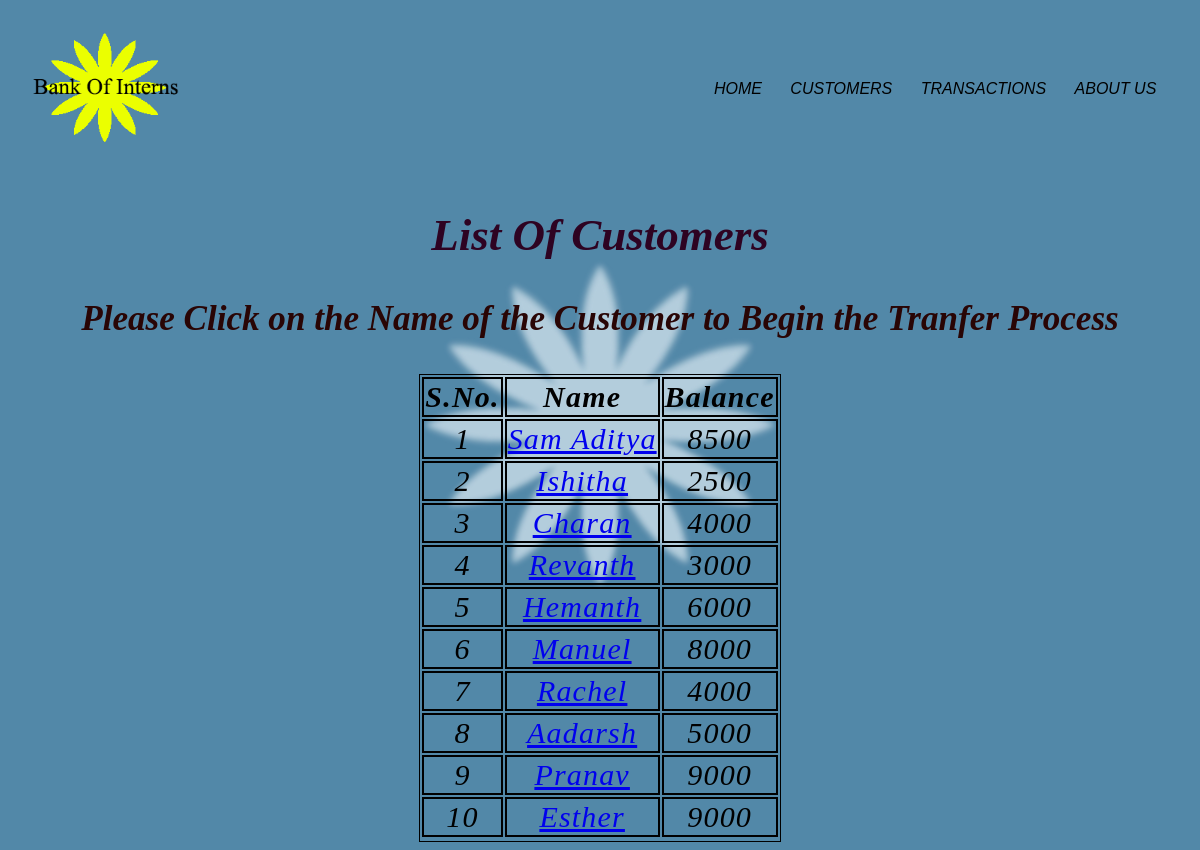
/customer.php, run on the app's committed database.
### tables this page shows
CREATE TABLE `customers` (
  `sno` int(3) NOT NULL,
  `Name` varchar(255) NOT NULL,
  `Amount` int(255) NOT NULL
);

### customer.php (the view, shortened to what this page needs)
<!DOCTYPE html>
<?php
	include 'connection.php';
	$q="select * from customers";
	$result=mysqli_query($con,$q);
?>
<html>
  <head>
    <link rel="stylesheet" href="cuss.css" />
  </head>
  <body>
    <section class="header">
      <nav>
        <a class="logo" href="index.html"><img src="Images/logo3.png"/></a>
        <div class="nav-links">
          <ul>
          <li><a href="index.php">HOME</a></li>
            <li><a href="customer.php">CUSTOMERS</a></li>
            <li><a href="trans.php">TRANSACTIONS</a></li>
            <li><a href="About us.php">ABOUT US</a></li>
          </ul>
        </div>
      </nav>
      <div class="content">
          <h1>List Of Customers</h1>
          <h3 class="ins">Please Click on the Name of the Customer to Begin the Tranfer Process</h3>
          <table class="table">
            <thead style="color : black;">
                <tr>
                    <th class="text-center">S.No.</th>
                    <th class="text-center">Name</th>
                    <th class="text-center">Balance</th>
                </tr>
            </thead>
            <tbody>
		<tr align = center>
		<?php
			while($row=mysqli_fetch_array($result)){
         ?>
		<td><?php echo  $row["sno"]; ?></td>
		<?php echo "<td> <a href = 'transact.php?Name=$row[1]'>$row[1]</a></td>";?>
		<td><?php echo  $row["Amount"]; ?></td>
		<tr align = center>
		<?php }
		?>
		</tr>
	</tbody>
          </table>
      </div>
    </section>
  </body>
</html>

### cuss.css (style rules this page uses)
* { margin: 100; padding: 10; }
body { min-height: 100vh; position: relative; font-family: 'Franklin Gothic Medium', 'Arial Narrow', Arial, sans-serif; font-style: italic; border: 2px brown; background-image: url(images/cuss.png); background-position: center; background-size: cover; }
.logo img { width: 150px; }
nav { display:flex; padding: 2% ; justify-content: space-between; align-items: center; }
.nav-links { flex: 1; text-align: right; }
.nav-links ul li { list-style: none; display: inline-block; padding: 8px 12px; position: relative; }
.nav-links ul li a { color: rgb(0, 0, 0); text-decoration: none; }
.nav-links ul li::after { content: ''; width: 0%; height: 2px; background: rgb(240, 0, 0); display:block; margin: auto; }
.content { color: rgb(0, 0, 0); position:relative; text-decoration: chartreuse; text-align: center; font-size: 30px; font-family:'Times New Roman', Times, serif; color: rgb(46, 3, 34); }
.ins { color: rgb(41, 5, 5); }
table { letter-spacing: 1.2px; font-style: italic; margin-left: auto; margin-right: auto; border:solid black 1px ; }
th { border:solid black 2px ; padding: 1px; text-align: center; color: rgb(0, 0, 0); }
tr { column-gap: 5px; column-width: 10%; }
td { color: rgb(0, 0, 0); border:solid black 2px ; padding: 1px; text-align: center; }

### data on the page
customers: sno "1", Name "Sam Aditya", Amount "8500"
customers: sno "2", Name "Ishitha", Amount "2500"
customers: sno "3", Name "Charan", Amount "4000"
customers: sno "4", Name "Revanth", Amount "3000"
customers: sno "5", Name "Hemanth", Amount "6000"
customers: sno "6", Name "Manuel", Amount "8000"
customers: sno "7", Name "Rachel", Amount "4000"
customers: sno "8", Name "Aadarsh", Amount "5000"
customers: sno "9", Name "Pranav", Amount "9000"
customers: sno "10", Name "Esther", Amount "9000"
